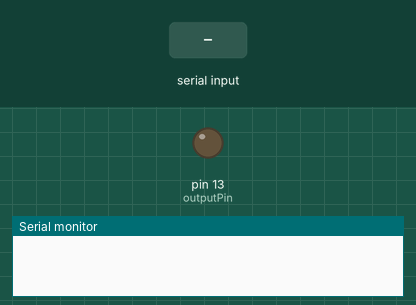
Simulated run of this sketch. Board: Arduino Uno, built with avr-gcc and run on an emulated ATmega328P. Parts: output pins drawn as LEDs (lit = HIGH), the last lines printed to the serial monitor. Dashed ring = blinking. Inputs (shaded band) come from the test bench.

Above: at 1.2 s.
1.3 s: "s" received over Serial
At 1.55 s:
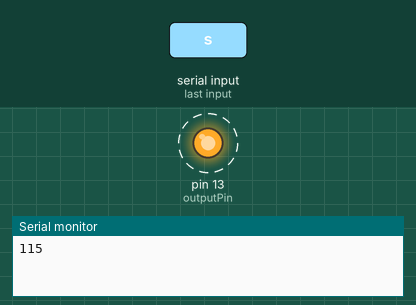
Timing chart, 0 to 4.3 s (numbered marks = the images above; inputs shaded):
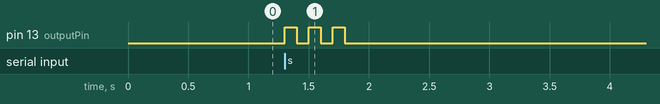

Measured:
- after the input at 1.3 s, pin 13 (outputPin): alternates HIGH for 0.10 s and LOW for 0.10 s, 6 changes in all, then stays LOW, starting at once

The sketch:

serial_testing.ino
```cpp
const int outputPin = 13;
bool ledState = false;
int x = 0;

void setup()
{
  pinMode(outputPin, OUTPUT);
  Serial.begin(9600);
}

void loop()
{
  if (Serial.available() > 0) {
    int incomingByte = Serial.read();

    Serial.print(incomingByte);

    x = 0;
    switch (incomingByte) {
      case 119: //up:w
        blink();
        break;
      case 115: // down:s
        while(x < 3) {
          blink(); //blink 3 times
          x++;
        }
        break;
      case 100: // right:d
        while(x < 4) {
          blink(); //blink 4 times
          x++;
        }
        break;
      case 97: //left:a
        while(x < 2) {
          blink(); //blink 2 times
          x++;
        }
        break;
    }
  }
}

void blink()
{
  ledState = !ledState;
  digitalWrite(outputPin, ledState);
  delay(100);
  ledState = !ledState;
  digitalWrite(outputPin, ledState);
  delay(100);
}
```
